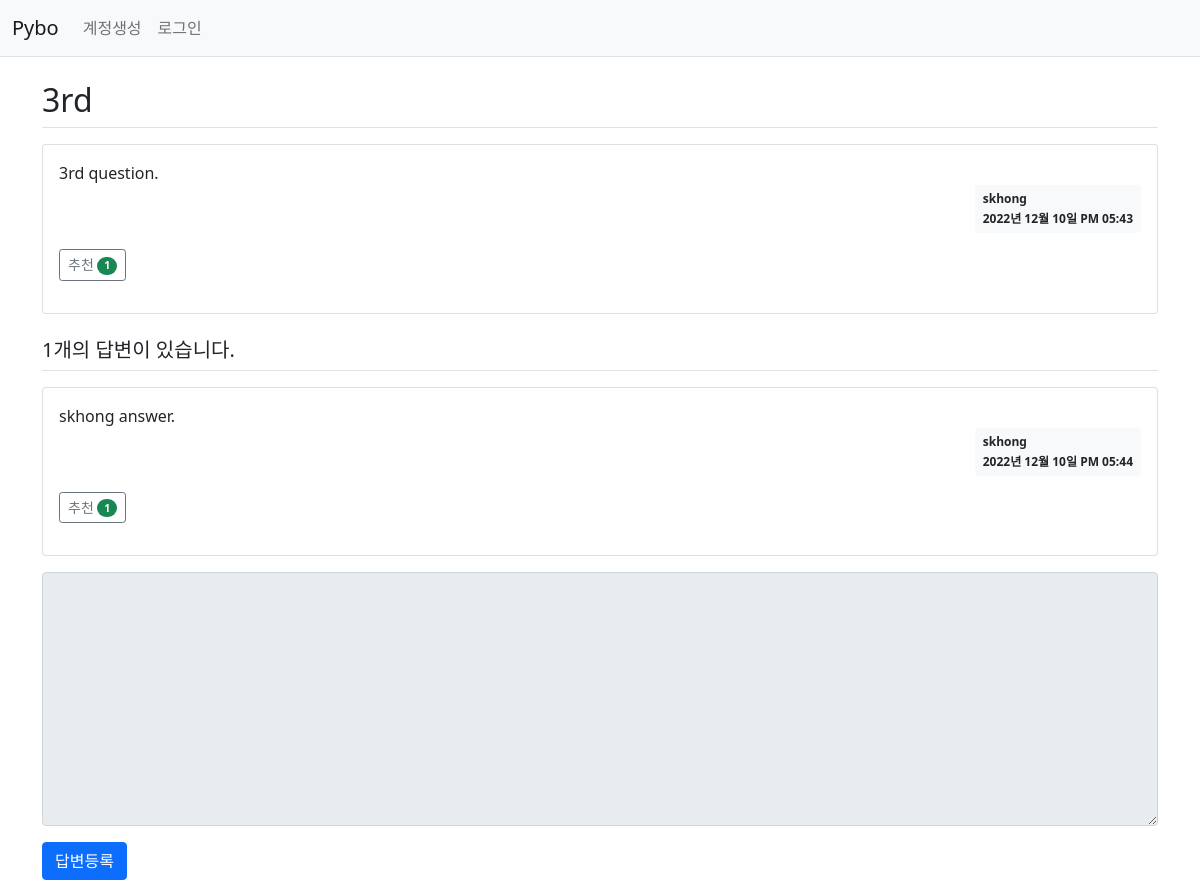
The app's page /question/detail/4/ with its own data.
### pybo/models.py (models this page shows)
class Question(db.Model):
    id = db.Column(db.Integer, primary_key=True)
    subject = db.Column(db.String(200), nullable=False)
    content = db.Column(db.Text(), nullable=False)
    create_date = db.Column(db.DateTime(), nullable=False)
    user_id = db.Column(db.Integer, db.ForeignKey('user.id', ondelete='CASCADE'), nullable=False)
    user = db.relationship('User', backref=db.backref('question_set'))
    modify_date = db.Column(db.DateTime(), nullable = True)
    voter = db.relationship('User', secondary=question_voter, backref=db.backref('question_voter_set'))

class User(db.Model):
    id = db.Column(db.Integer, primary_key=True)
    username = db.Column(db.String(150), unique=True, nullable=False)
    password = db.Column(db.String(200), nullable=False)
    email = db.Column(db.String(120), unique=True, nullable=False)

class Answer(db.Model):
    id = db.Column(db.Integer, primary_key=True)
    question_id = db.Column(db.Integer, db.ForeignKey('question.id', ondelete='CASCADE'))
    question = db.relationship('Question', backref=db.backref('answer_set'))
    content = db.Column(db.Text(), nullable=False)
    create_date = db.Column(db.DateTime(), nullable=False)
    user_id = db.Column(db.Integer, db.ForeignKey('user.id', ondelete='CASCADE'), nullable=False)
    user = db.relationship('User', backref=db.backref('answer_set'))
    modify_date = db.Column(db.DateTime(), nullable = True)
    voter = db.relationship('User', secondary=answer_voter, backref=db.backref('answer_voter_set'))

### pybo/views/question_views.py (the view)
@bp.route('/detail/<int:question_id>/')
def detail(question_id):
    form = AnswerForm()
    question = Question.query.get_or_404(question_id)
    return render_template('question/question_detail.html', question=question, form=form)

### pybo/forms.py
class AnswerForm(FlaskForm):
    content = TextAreaField('내용', validators=[DataRequired('내용은 필수입력 항목입니다.')])

### pybo/filter.py (called while the page is built)
def format_datetime(value, fmt='%Y년 %m월 %d일 %p %I:%M'):
    return value.strftime(fmt)

### pybo/views/auth_views.py (called while the page is built)
@bp.before_app_request
def load_logged_in_user():
    user_id = session.get('user_id')
    if user_id is None:
        g.user = None
    else:
        g.user = User.query.get(user_id)

### pybo/templates/question/question_detail.html (shortened to what this page needs)
{% extends 'base.html' %}
{% block content %}
<div class="container my-3">
    <h2 class="border-bottom py-2">{{ question.subject }}</h2>
    <div class="card my-3">
        <div class="card-body">
            <div class="card-text" style="white-space: pre-line;">{{ question.content }}</div>
            <div class="d-flex justify-content-end">
                <div class="badge bg-light text-dark p-2 text-start">
                    <div class="mb-2">{{ question.user.username }}</div>
                    <div>{{ question.create_date|datetime }}</div>
                </div>
            </div>
            <div class="my-3">
                <a href="javascript:void(0)" data-uri="{{ url_for('question.vote', question_id=question.id) }}"
                class="recommend btn btn-sm btn-outline-secondary"> 추천
                 <span class="badge rounded-pill bg-success">{{ question.voter|length }}</span>
                </a>
            </div>
        </div>
    </div>
    <h5 class="border-bottom my-3 py-2">{{ question.answer_set|length }}개의 답변이 있습니다.</h5>
    {% for answer in question.answer_set %}
    <div class="card my-3">
        <div class="card-body">
            <div class="card-text" style="white-space: pre-line;">{{ answer.content }}</div>
            <div class="d-flex justify-content-end">
                <div class="badge bg-light text-dark p-2 text-start">
                    <div class="mb-2">{{ answer.user.username }}</div>
                    <div>{{ answer.create_date|datetime }}</div>
                </div>
            </div>
            <div class="my-3">
                <a href="javascript:void(0)" data-uri="{{ url_for('answer.vote', answer_id=answer.id) }}"
                class="recommend btn btn-sm btn-outline-secondary"> 추천
                 <span class="badge rounded-pill bg-success">{{ answer.voter|length }}</span>
                </a>
            </div>
        </div>
    </div>
    {% endfor %}
    <form action="{{ url_for('answer.create', question_id=question.id) }}" method="post" class="my-3">
        <div class="mb-3">
            <textarea {% if not g.user %}disabled{% endif %}
                name="content" id="content" class="form-control" rows="10"></textarea>
        </div>
        <input type="submit" value="답변등록" class="btn btn-primary">
    </form>
</div>
{% endblock %}

### records on screen
Question: subject "3rd", content "3rd question.", create_date "2022년 12월 10일 PM 05:43"
User: user.username "skhong"
Answer: content "skhong answer.", user.username "skhong", create_date "2022년 12월 10일 PM 05:44", voter|length "1"

### other values on screen
{{ question.voter|length }} "1"
{{ question.answer_set|length }} "1"
